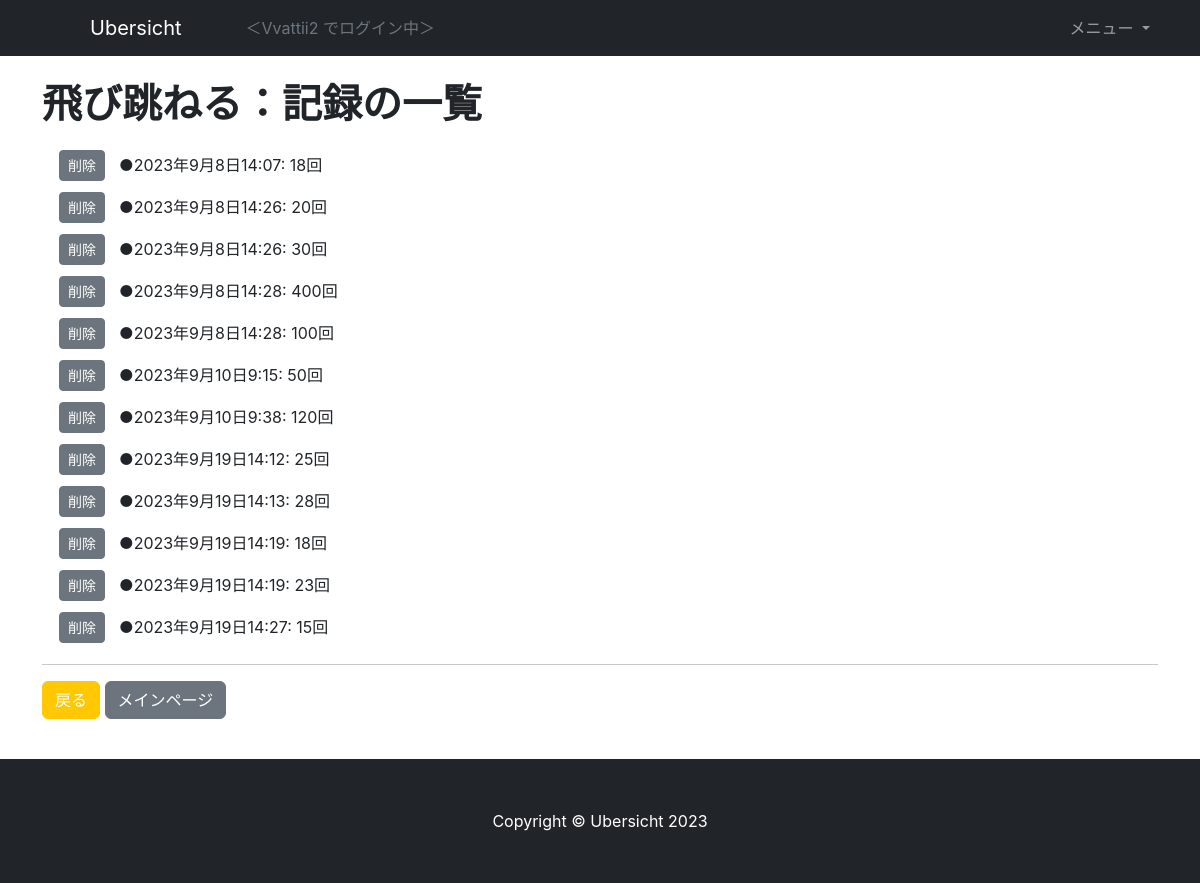
Screenshot of /record/5 (signed in) with the database file from the repository.
### accounts/models.py (models this page shows)
class CustomUser(AbstractUser):
    dream = models.TextField(verbose_name="なりたい自分", max_length=200, blank=True, null=True)

### todo/models.py (models this page shows, shortened)
class Todos(models.Model):
    goal = models.ForeignKey(Goals, on_delete=models.CASCADE)
    title = models.CharField(verbose_name='タイトル', max_length=50)
    from_date = models.DateField(verbose_name='作成日', auto_now_add=True)
    until_date = models.DateField(verbose_name='期日', null=True, blank=True)
    image = models.ImageField(verbose_name='画像', null=True, blank=True,
                            upload_to='todo/images/')
    timer = models.IntegerField(verbose_name='タイマー', null=True, blank=True)
    amount = models.IntegerField(verbose_name='合計', null=True, blank=True)
    type = models.CharField(verbose_name='タイプ', default='task', max_length=20,
                            choices=TypeChoices.choices)
    current = models.IntegerField(verbose_name='進捗', default=0)
    memo = models.TextField(verbose_name='メモ', null=True, blank=True)
    state = models.IntegerField(verbose_name='状態', default=State.NORMAL.value)
    @property
    def unit(self) -> str:
        if self.type == 'task':
            return ''
        elif self.type == 'training':
            return '回'
        elif self.type == 'exam':
            return '点'
        elif self.type == 'reading':
            return 'ページ'
        else:
            return ''

class Records(models.Model):
    todo = models.ForeignKey(Todos, on_delete=models.CASCADE)
    done_at = models.DateTimeField(verbose_name='日時', auto_now_add=True)
    num = models.IntegerField(verbose_name='数量', null=True, blank=True)
    memo = models.TextField(verbose_name='メモ', null=True, blank=True, max_length=200)

### todo/views.py (the view)
# urls.py: path('record/<int:pk>', RecordListView.as_view(), name='record_list'),
@method_decorator(login_required, name='dispatch')
class RecordListView(GetGoal, ListView):
    template_name = 'record_list.html'
    model = Records
    context_object_name = 'records'
    def get_queryset(self) -> QuerySet[Any]:
        todo=Todos.objects.get(pk=self.kwargs['pk'])
        return Records.objects.filter(todo=todo)
    def get_context_data(self, **kwargs: Any) -> dict[str, Any]:
        context = super().get_context_data(**kwargs)
        context['todo'] = Todos.objects.get(pk=self.kwargs['pk'])
        return context

### todo/views.py (called while the page is built)
def get_goal(user) -> Optional[Goals]:
    if user.is_anonymous:
        return None
    goal = Goals.objects.filter(user=user, is_completed=False)
    if goal.exists():
        return goal[0]
    else:
        return None

    def get_context_data(self, **kwargs):
        context = super().get_context_data(**kwargs)
        context['goal'] = get_goal(self.request.user)
        return context

### todo/templates/record_list.html (shortened to what this page needs)
{% extends 'base.html' %}
{% load static %}
{% block contents %}
<div class="container">
    <div class="row">
        <div class="col my-4">
            <h1>{{ todo.title }}：記録の一覧</h1>
            <table class="m-sm-3">
                {% for record in records %}
                <tr>
                    <td width=60><a href="{% url 'todo:record_delete' pk=record.pk %}" class="btn btn-secondary btn-sm">削除</a></td>
                    <td><div class="py-2">●{{ record.done_at }}: {{ record.num }}{{ todo.unit }}</div></td>
                </tr>
                {% endfor %}
            </table>
            <hr>
            <p>
                <a href="{% url 'todo:todo_detail' pk=todo.pk %}" class="btn btn-primary">戻る</a>
                <a href="{% url 'todo:main' %}" class="btn btn-secondary">メインページ</a>
            </p>
        </div>
    </div>
</div>
{% endblock contents %}

### todo/templates/base.html (shortened to what this page needs)
{% load static %}
<!DOCTYPE html>
<html lang="ja">
    <head>
        <link href="{% static 'css/styles.css' %}" rel="stylesheet" />
    </head>
    <body>
        <nav class="navbar navbar-expand-md navbar-dark bg-dark">
            <div class="container">
                {% if user.is_authenticated %}
                <a class="navbar-brand px-5" href="{% url 'todo:main' %}">Ubersicht</a>
                {% else %}
                <a class="navbar-brand px-5" href="{% url 'todo:index' %}">Ubersicht</a>
                {% endif %}
                <div class="collapse navbar-collapse" id="navbarSupportedContent">
                    {% if user.is_authenticated %}
                    <div class="text-muted justify-content-end">
                        ＜{{ user.username }} でログイン中＞
                    </div>
                    {% endif %}
                    <ul class="navbar-nav ms-auto">
                        <li class="nav-item dropdown">
                        <a class="nav-link dropdown-toggle" href="#" id="navbarDropdown" role="button" data-bs-toggle="dropdown" aria-haspopup="true" aria-expanded="false">
                            メニュー
                        </a>
                        </li>
                    </ul>
                </div>
            </div>
        </nav>
        {% block contents %}{% endblock contents %}
        <footer class="py-5 bg-dark">
            <div class="container px-4 px-lg-5"><p class="m-0 text-center text-white">Copyright &copy; Ubersicht 2023</p></div>
        </footer>
    </body>
</html>

### rows the page displays
CustomUser: username "Vvattii2"
Todos: title "飛び跳ねる", unit "回"
Records: done_at "2023年9月8日14:07", num "18"
Records: done_at "2023年9月8日14:26", num "20"
Records: done_at "2023年9月8日14:26", num "30"
Records: done_at "2023年9月8日14:28", num "400"
Records: done_at "2023年9月8日14:28", num "100"
Records: done_at "2023年9月10日9:15", num "50"
Records: done_at "2023年9月10日9:38", num "120"
Records: done_at "2023年9月19日14:12", num "25"
Records: done_at "2023年9月19日14:13", num "28"
Records: done_at "2023年9月19日14:19", num "18"
Records: done_at "2023年9月19日14:19", num "23"
Records: done_at "2023年9月19日14:27", num "15"
